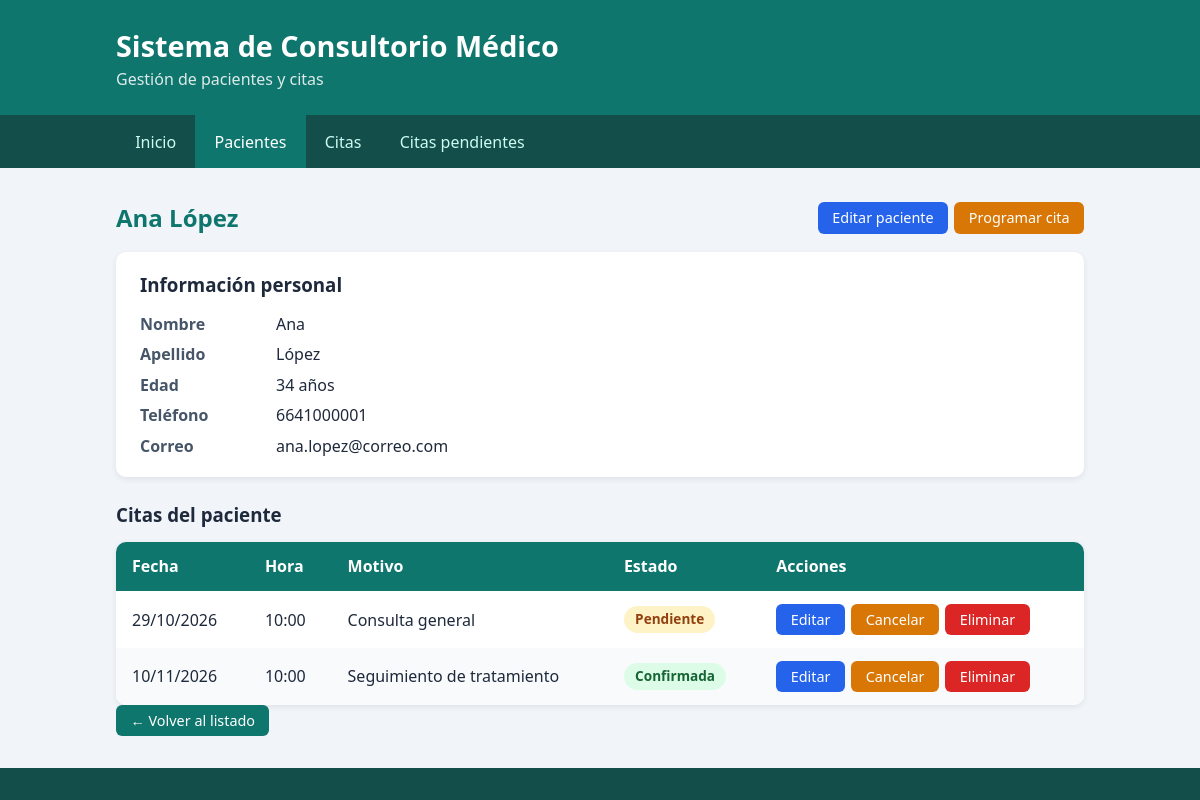
/pacientes/1/, run on the app's committed database.
### citas/models.py (models this page shows, shortened)
class Paciente(models.Model):
    nombre = models.CharField(max_length=100)
    apellido = models.CharField(max_length=100)
    edad = models.IntegerField()
    telefono = models.CharField(max_length=20)
    correo = models.EmailField()
    class Meta:
        ordering = ["apellido", "nombre"]
    def __str__(self):
        return f"{self.nombre} {self.apellido}"

class Cita(models.Model):
    PENDIENTE = "Pendiente"
    CONFIRMADA = "Confirmada"
    CANCELADA = "Cancelada"
    ESTADOS = [
        (PENDIENTE, "Pendiente"),
        (CONFIRMADA, "Confirmada"),
        (CANCELADA, "Cancelada"),
    ]
    paciente = models.ForeignKey(
        Paciente, on_delete=models.CASCADE, related_name="citas"
    )
    fecha = models.DateField()
    hora = models.TimeField()
    motivo = models.CharField(max_length=200)
    estado = models.CharField(max_length=10, choices=ESTADOS, default=PENDIENTE)
    class Meta:
        ordering = ["fecha", "hora"]

### citas/views.py (the view)
# urls.py: path("pacientes/<int:id>/", views.detalle_paciente, name="detalle_paciente"),
def detalle_paciente(request, id):
    paciente = get_object_or_404(Paciente, id=id)
    citas = paciente.citas.all()
    return render(
        request,
        "citas/paciente_detalle.html",
        {"paciente": paciente, "citas": citas},
    )

### citas/templates/citas/paciente_detalle.html (shortened to what this page needs)
{% extends "citas/base.html" %}
{% block contenido %}
<div class="barra-titulo">
    <h2>{{ paciente.nombre }} {{ paciente.apellido }}</h2>
    <div class="acciones">
        <a class="boton boton-secundario" href="{% url 'paciente_editar' paciente.id %}">Editar paciente</a>
        <a class="boton boton-aviso" href="{% url 'cita_nueva' %}?paciente={{ paciente.id }}">Programar cita</a>
    </div>
</div>
<section class="ficha">
    <h3>Información personal</h3>
    <dl>
        <dt>Nombre</dt><dd>{{ paciente.nombre }}</dd>
        <dt>Apellido</dt><dd>{{ paciente.apellido }}</dd>
        <dt>Edad</dt><dd>{{ paciente.edad }} años</dd>
        <dt>Teléfono</dt><dd>{{ paciente.telefono }}</dd>
        <dt>Correo</dt><dd>{{ paciente.correo }}</dd>
    </dl>
</section>
<h3>Citas del paciente</h3>
{% if citas %}
<div class="tabla-contenedor">
    <table>
        <thead>
            <tr>
                <th>Fecha</th>
                <th>Hora</th>
                <th>Motivo</th>
                <th>Estado</th>
                <th>Acciones</th>
            </tr>
        </thead>
        <tbody>
            {% for c in citas %}
            <tr>
                <td>{{ c.fecha|date:"d/m/Y" }}</td>
                <td>{{ c.hora|time:"H:i" }}</td>
                <td>{{ c.motivo }}</td>
                <td><span class="etiqueta {{ c.estado|lower }}">{{ c.estado }}</span></td>
                <td>{% include "citas/_acciones_cita.html" with next_url=request.path %}</td>
            </tr>
            {% endfor %}
        </tbody>
    </table>
</div>
{% else %}
<p class="vacio">Este paciente no tiene citas registradas.</p>
{% endif %}
<p><a class="boton" href="{% url 'lista_pacientes' %}">← Volver al listado</a></p>
{% endblock %}

### citas/templates/citas/_acciones_cita.html (shortened to what this page needs)
<div class="acciones">
    <a class="boton boton-secundario" href="{% url 'cita_editar' c.id %}">Editar</a>
    {% if c.estado != 'Cancelada' %}
    <form method="post" action="{% url 'cita_cancelar' c.id %}" onsubmit="return confirm('¿Cancelar esta cita?');">
        <button type="submit" class="boton boton-aviso">Cancelar</button>
    </form>
    {% endif %}
    <form method="post" action="{% url 'cita_eliminar' c.id %}" onsubmit="return confirm('¿Eliminar definitivamente esta cita? Esta acción no se puede deshacer.');">
        <button type="submit" class="boton boton-peligro">Eliminar</button>
    </form>
</div>

### citas/static/citas/css/estilos.css (style rules this page uses)
* { box-sizing: border-box; margin: 0; padding: 0; }
body { font-family: "Segoe UI", Arial, sans-serif; background: #f1f5f9; color: #1e293b; line-height: 1.5; min-height: 100vh; display: flex; flex-direction: column; }
.contenido h2 { margin-bottom: 1rem; color: #0f766e; }
.contenido h3 { margin: 1.5rem 0 0.8rem; }
.contenido a { color: #0f766e; }
.tabla-contenedor { overflow-x: auto; background: #fff; border-radius: 10px; box-shadow: 0 2px 6px rgba(0,0,0,0.08); }
table { width: 100%; border-collapse: collapse; }
th, td { padding: 0.8rem 1rem; text-align: left; white-space: nowrap; }
th { background: #0f766e; color: #fff; }
tbody tr:nth-child(even) { background: #f8fafc; }
.ficha { background: #fff; padding: 1.2rem 1.5rem; border-radius: 10px; box-shadow: 0 2px 6px rgba(0,0,0,0.08); }
.ficha h3 { margin-top: 0; }
.ficha dl { display: grid; grid-template-columns: 120px 1fr; gap: 0.4rem 1rem; }
.ficha dt { font-weight: bold; color: #475569; }
.etiqueta { display: inline-block; padding: 0.2rem 0.7rem; border-radius: 999px; font-size: 0.85rem; font-weight: 600; }
.etiqueta.pendiente { background: #fef3c7; color: #92400e; }
.etiqueta.confirmada { background: #dcfce7; color: #166534; }
.boton { display: inline-block; background: #0f766e; color: #fff !important; padding: 0.3rem 0.9rem; border-radius: 6px; text-decoration: none; font-size: 0.9rem; }
p .boton { margin-top: 1rem; }
.barra-titulo { display: flex; flex-wrap: wrap; align-items: center; justify-content: space-between; gap: 0.8rem; margin-bottom: 1rem; }
.barra-titulo h2 { margin-bottom: 0; }
button.boton { border: 0; cursor: pointer; font-family: inherit; line-height: inherit; }
.boton-secundario { background: #2563eb; }
.boton-aviso { background: #d97706; }
.boton-peligro { background: #dc2626; }
p .boton, .acciones .boton { margin-top: 0; }
.acciones { display: flex; flex-wrap: wrap; gap: 0.4rem; align-items: center; }
.acciones form { display: inline; margin: 0; }

### data on the page
Paciente: nombre "Ana", apellido "López", edad "34", telefono "6641000001", correo "ana.lopez@correo.com"
Cita: fecha "29/10/2026", hora "10:00", motivo "Consulta general", estado "Pendiente"
Cita: fecha "10/11/2026", hora "10:00", motivo "Seguimiento de tratamiento", estado "Confirmada"
